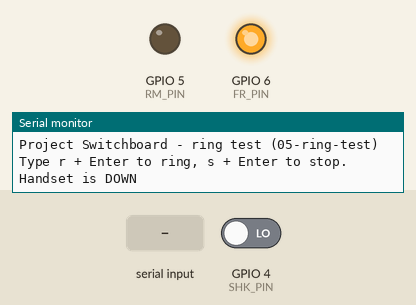
Recording of a sketch running on a simulated ESP32-S3. On the bench: output pins drawn as LEDs (lit = HIGH), the last lines printed to the serial monitor. Dashed ring = blinking. Inputs (shaded band) come from the test bench; at power-on: GPIO 4 (SHK_PIN) LOW.

Above: at 2.7 s.
2.8 s: "r" received over Serial
At 2.96 s:
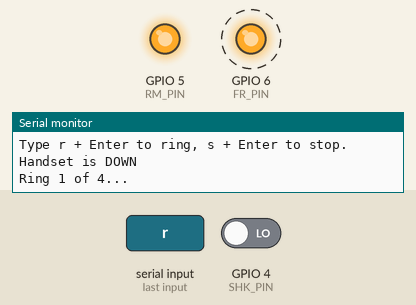
5.8 s: GPIO 4 (SHK_PIN) driven HIGH
7.3 s: "R" received over Serial
8.8 s: GPIO 4 (SHK_PIN) driven LOW
Timing chart, 0 to 11.3 s (numbered marks = the images above; inputs shaded):
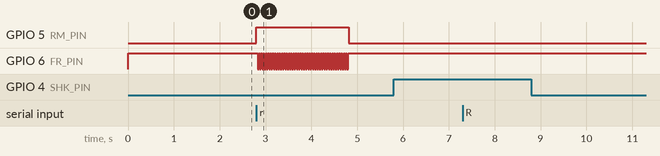

Measured:
- after the input at 2.8 s, GPIO 5 (RM_PIN): LOW → HIGH at once, → LOW 2.0 s later; GPIO 6 (FR_PIN): alternates HIGH for 0.03 s and LOW for 0.03 s, 80 changes in all, then stays HIGH, starting at once

The sketch:

05-ring-test.ino
```cpp
// Project Switchboard - Phase 4 (T-060): ring the phone's bell from the ESP32.
// AG1171 ringing (datasheet): RM high puts the module in ringing mode; toggling F/R at 20-25 Hz makes the
// ringing signal. RM may be high at most 33% of the time, and must go low only >10 ms after F/R is left high.
// Cadence used here: US style, 2 s ringing / 4 s silence (exactly 33%). Rings up to 4 times, or until answered.
// Wiring (D-61): SHK -> divider -> GPIO 4; RM (pos 11) -> GPIO 5, with 100 kOhm from pos 11 to the - rail so RM
// stays low if the ESP32 is unplugged; F/R (pos 12) -> GPIO 6. Shared ground.
// Serial Monitor at 115200: type r + Enter to ring, s + Enter to stop. LED: red while ringing, green off-hook.

const int SHK_PIN = 4;
const int RM_PIN  = 5;
const int FR_PIN  = 6;
const int LED_PIN = 48;

const unsigned long HALF_PERIOD_US = 25000;   // 20 Hz ringing: F/R flips every 25 ms
const unsigned long RING_ON_MS  = 2000;
const unsigned long RING_OFF_MS = 4000;
const int MAX_RINGS = 4;
const unsigned long TRIP_HIGH_MS = 60;        // SHK high this long within a 200 ms window while ringing = answered
const unsigned long DEBOUNCE_MS = 30;         // normal hook debounce outside ringing

enum Mode { IDLE, RING_ON, RING_OFF };
Mode mode = IDLE;
int ringsDone = 0;
unsigned long phaseStart = 0, lastFlip = 0;
bool frState = true;

// hook state
bool offHook = false, lastRaw = false;
unsigned long rawChangedAt = 0;
// ring-trip window
unsigned long windowStart = 0, windowHighMs = 0, lastSample = 0, burstHighMs = 0;

void led(int r, int g, int b) { rgbLedWrite(LED_PIN, r, g, b); }
void showIdle() { if (offHook) led(0, 40, 0); else led(0, 0, 8); }

void safeStop(const char* why) {
  digitalWrite(FR_PIN, HIGH);   // leave F/R permanently high (forward)...
  frState = true;
  delay(15);                    // ...for more than 10 ms...
  digitalWrite(RM_PIN, LOW);    // ...then leave ringing mode
  if (mode != IDLE) Serial.printf("Ringing stopped: %s\n", why);
  mode = IDLE;
  showIdle();
}

void startBurst() {
  mode = RING_ON;
  phaseStart = millis();
  lastFlip = micros();
  windowStart = millis(); windowHighMs = 0; burstHighMs = 0; lastSample = millis();
  digitalWrite(FR_PIN, HIGH); frState = true;
  digitalWrite(RM_PIN, HIGH);
  led(40, 0, 0);
  Serial.printf("Ring %d of %d...\n", ringsDone + 1, MAX_RINGS);
}

void endBurst() {
  digitalWrite(FR_PIN, HIGH); frState = true;
  delay(15);
  digitalWrite(RM_PIN, LOW);
  ringsDone++;
  Serial.printf("  (SHK was high for %lu ms during that ring)\n", burstHighMs);
  if (ringsDone >= MAX_RINGS) { mode = IDLE; Serial.println("No answer after 4 rings."); showIdle(); return; }
  mode = RING_OFF;
  phaseStart = millis();
  led(8, 0, 0);
}

void setup() {
  // Outputs to a safe state first: RM low (not ringing), F/R high (forward).
  digitalWrite(RM_PIN, LOW);  pinMode(RM_PIN, OUTPUT);  digitalWrite(RM_PIN, LOW);
  digitalWrite(FR_PIN, HIGH); pinMode(FR_PIN, OUTPUT);  digitalWrite(FR_PIN, HIGH);
  pinMode(SHK_PIN, INPUT);
  Serial.begin(115200);
  delay(1500);
  offHook = lastRaw = digitalRead(SHK_PIN);
  rawChangedAt = millis();
  showIdle();
  Serial.println();
  Serial.println("Project Switchboard - ring test (05-ring-test)");
  Serial.println("Type r + Enter to ring, s + Enter to stop.");
  Serial.printf("Handset is %s\n", offHook ? "UP" : "DOWN");
}

void loop() {
  unsigned long now = millis();
  bool raw = digitalRead(SHK_PIN);

  // serial commands
  while (Serial.available()) {
    char c = Serial.read();
    if (c == 'r' || c == 'R') {
      if (mode != IDLE) Serial.println("Already ringing.");
      else if (offHook) Serial.println("Handset is up - hang up first, then ring.");
      else { ringsDone = 0; startBurst(); }
    } else if (c == 's' || c == 'S') {
      safeStop("stopped by you");
    }
  }

  if (mode == RING_ON) {
    // 20 Hz: flip F/R every 25 ms
    unsigned long us = micros();
    if (us - lastFlip >= HALF_PERIOD_US) {
      lastFlip += HALF_PERIOD_US;
      frState = !frState;
      digitalWrite(FR_PIN, frState);
    }
    // ring trip: SHK pulses while ringing; count high time in 200 ms windows
    if (now != lastSample) {
      if (raw) { windowHighMs += now - lastSample; burstHighMs += now - lastSample; }
      lastSample = now;
    }
    if (windowHighMs >= TRIP_HIGH_MS) {
      safeStop("ANSWERED (ring trip)");
      offHook = true; lastRaw = raw; rawChangedAt = now;
      Serial.println("OFF-HOOK - handset lifted while ringing");
      showIdle();
      return;
    }
    if (now - windowStart >= 200) { windowStart = now; windowHighMs = 0; }
    if (now - phaseStart >= RING_ON_MS) endBurst();
    return;
  }

  // normal hook detection (idle, or the silent gap between rings)
  if (raw != lastRaw) { lastRaw = raw; rawChangedAt = now; }
  if (raw != offHook && now - rawChangedAt >= DEBOUNCE_MS) {
    offHook = raw;
    Serial.println(offHook ? "OFF-HOOK - handset lifted" : "ON-HOOK  - handset replaced");
    if (offHook && mode == RING_OFF) { mode = IDLE; Serial.println("Answered between rings."); }
    showIdle();
  }

  if (mode == RING_OFF && now - phaseStart >= RING_OFF_MS) startBurst();
  delay(1);
}
```
